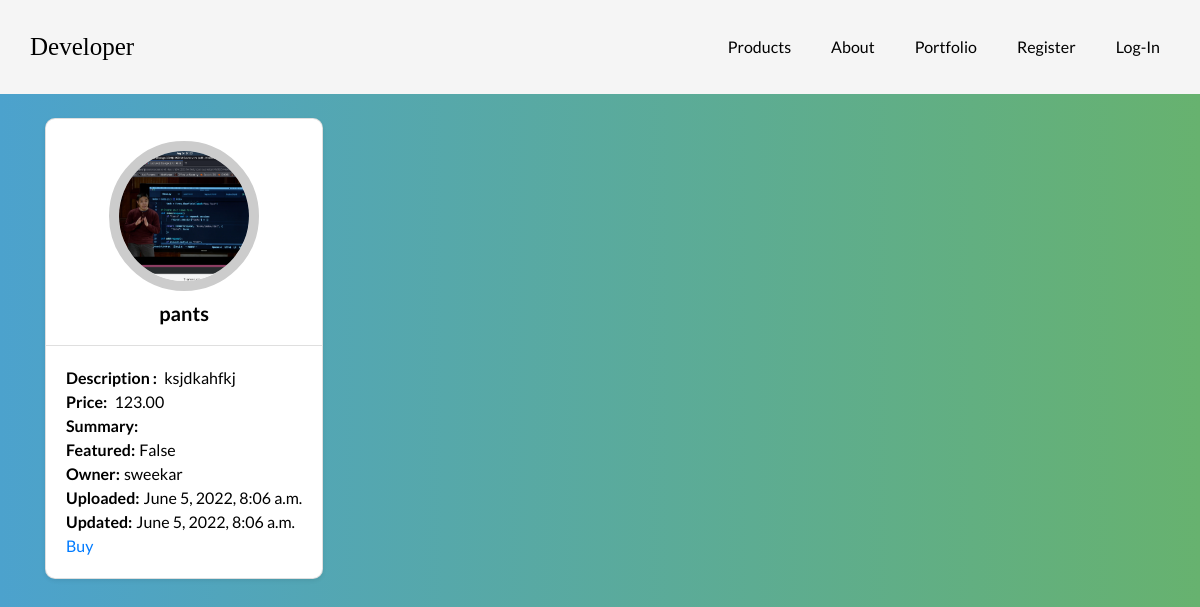
Page /products/product/1/ on the committed database.
### products/models.py (models this page shows, shortened)
class Product(models.Model):
	user = models.ForeignKey(settings.AUTH_USER_MODEL,on_delete=models.CASCADE)
	title = models.CharField(max_length=200)
	image = models.ImageField(upload_to = upload_to_product)
	description = models.TextField(blank = True,null = True)
	price = models.DecimalField(decimal_places=2,max_digits=10000)
	summary = models.TextField(blank=False,null=False)
	featured = models.BooleanField(default=False)
	updated = models.DateTimeField(auto_now=True)
	timestamp = models.DateTimeField(auto_now_add=True)

### products/views.py (the view)
# urls.py: path("product/<int:my_id>/",views.dynamic_lookup_view,name="detail"),
def dynamic_lookup_view(request,my_id):
	obj = get_object_or_404(Product,id=my_id)
	context = {
		"obj" : obj
	}
	return render(request,"products/product_detail.html",context)

### products/templates/products/product_detail.html (shortened to what this page needs)
{% load static %}
<!DOCTYPE html>
<html>
<head>
<link rel='stylesheet' href='https://cdnjs.cloudflare.com/ajax/libs/twitter-bootstrap/4.1.3/css/bootstrap.min.css'>
<link rel='stylesheet' href='https://cdnjs.cloudflare.com/ajax/libs/font-awesome/5.12.1/css/all.min.css'>
<link rel="stylesheet" type="text/css" href="{% static 'products/css/style.css' %}">
</head>
<body>
  <header class="header">
  <a href="{% url 'home' %}" class="logo">Developer</a>
  <nav class="nav-items">
    {% if user.is_authenticated %}
      <a href="{% url 'home' %}">Home</a>
      <a href="{% url 'ownerlist' %}">Your Products</a>
      <a href="{% url 'about' %}">About</a>
      <a href="{% url 'portfolio' %}">Portfolio</a>
      <a href="{% url 'contact' %}">Contact</a>
      <a href="{% url 'logout' %}">Log-Out</a>
      <a href="">Hello {{user.username}}</a>
    {% else %}
      <a href="{% url 'list' %}">Products</a>
      <a href="{% url 'about' %}">About</a>
      <a href="{% url 'portfolio' %}">Portfolio</a>
      <a href="{% url 'register' %}">Register</a>
      <a href="{% url 'login' %}">Log-In</a>
    {% endif %}
  </nav>
</header>
    <div class="student-profile py-4">
      <div class="container">
        <div class="row">
          <div class="col-lg-4">
            <div class="card shadow-sm">
              <div class="card-header bg-transparent text-center">
               <a href="{{obj.image.url}}">
                <img class="profile_img" src="{{ obj.image.url }}">
                </a>
                <h3>{{obj.title}}</h3>
              </div>
              <div class="card-body">
                <p class="mb-0"><strong class="pr-1">Description : </strong> {{obj.description}} </p>
                <p class="mb-0"><strong class="pr-1">Price: </strong> {{obj.price}}</p>
                <p class="mb-0"><strong class="pr-1">Summary:</strong>{{obj.summary}}</p>
                <p class="mb-0"><strong class="pr-1">Featured:</strong>{{obj.featured}}</p>
                <p class="mb-0"><strong class="pr-1">Owner:</strong>{{obj.user}}</p>
                <p class="mb-0"><strong class="pr-1">Uploaded:</strong>{{obj.timestamp}}</p>
                <p class="mb-0"><strong class="pr-1">Updated:</strong>{{obj.updated}}</p>
                <a href="{% url 'login' %}">Buy</a>
              </div>
            </div>
          </div>
      </div>
    </div>

### products/static/products/css/style.css (style rules this page uses)
body { background: #67B26F; background: -webkit-linear-gradient(to right, #4ca2cd, #67B26F); background: linear-gradient(to right, #4ca2cd, #67B26F); padding: 0; margin: 0; font-family: 'Lato', sans-serif; color: #000; }
.header { display: flex; justify-content: space-between; align-items: center; background-color: #f5f5f5; }
.header .logo { font-size: 25px; font-family: 'Sriracha', cursive; color: #000; text-decoration: none; margin-left: 30px; }
.nav-items { display: flex; justify-content: space-around; align-items: center; background-color: #f5f5f5; margin-right: 20px; }
.nav-items a { text-decoration: none; color: #000; padding: 35px 20px; }
.student-profile .card { border-radius: 10px; float: left; margin-right: 20px; margin-bottom: 20px; }
.student-profile .card .card-header .profile_img { width: 150px; height: 150px; object-fit: cover; margin: 10px auto; border: 10px solid #ccc; border-radius: 50%; float: center; }
.student-profile .card h3 { font-size: 20px; font-weight: 700; }
.student-profile .card p { font-size: 16px; color: #000; }

### rows in the picture
Product: image (picture), title "pants", description "ksjdkahfkj", price "123.00", featured "False", user "sweekar", timestamp "June 5, 2022, 8:06 a.m.", updated "June 5, 2022, 8:06 a.m."
